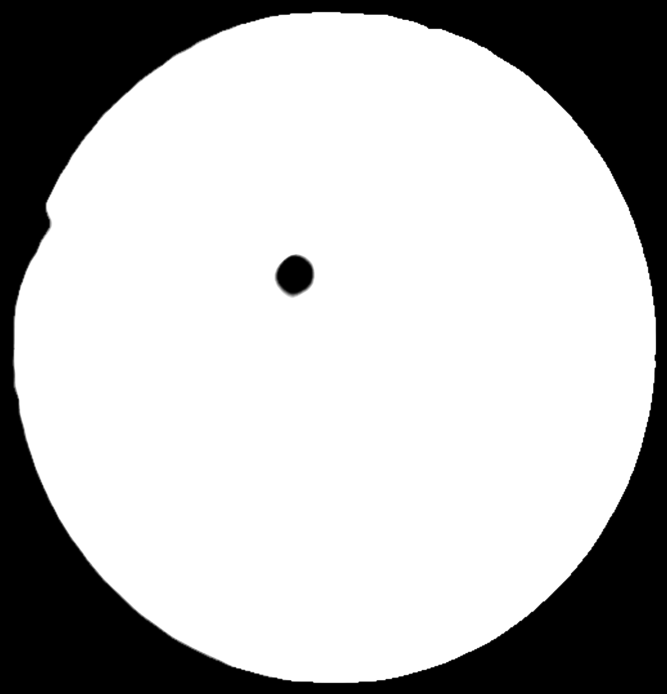
#> input picture Data/20200221_133005_381.ply.png, 2000 x 2081 px, found by its file name (shown at 1/3 size)
$ python Contouredge.py   (older library calls are emulated)
#> lines starting #> are read from the running program, lines starting #| are printed output that depends on the picture; after the words box and inside, x2 and y2 are one past the last pixel; in counts of white or black regions, pixels touching at a corner belong together
import cv2
import numpy as np

image = cv2.imread(r'D:\Work\INEA_EdgeChips\Data\20200221_133005_381.ply.png')
#> image is the input picture: shape (2081, 2000, 3); min 0, max 255, mean 186
image = cv2.resize(image, (500, 500))
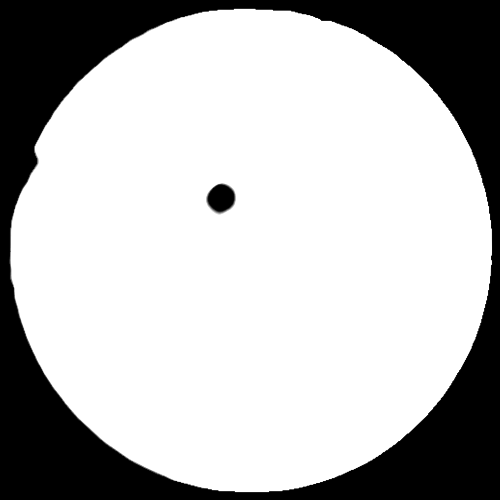
#> image: shape (500, 500, 3); min 0, max 255, mean 186
cv2.waitKey(0)

# Grayscale
gray = cv2.cvtColor(image, cv2.COLOR_BGR2GRAY)

# Find Canny edges
edged = cv2.Canny(gray, 30, 200)
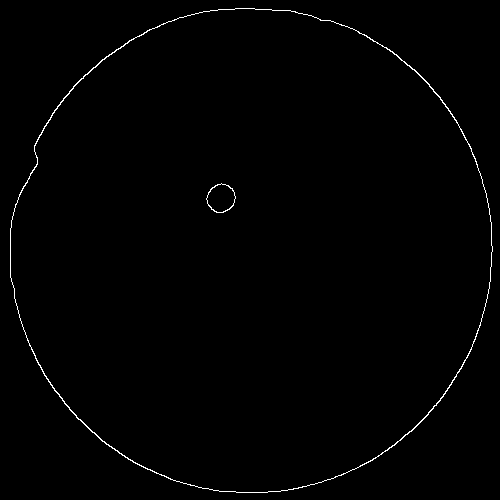
#> edged: shape (500, 500); 0.76% white in thin lines or dots
cv2.waitKey(0)

# Finding Contours
# Use a copy of the image e.g. edged.copy()
# since findContours alters the image
ab, contours, hierarchy = cv2.findContours(edged, cv2.RETR_EXTERNAL, cv2.CHAIN_APPROX_NONE)
#> contours = 1 contour; box (x1, y1, x2, y2) and area: (10, 8, 493, 493) 183168

cv2.imshow('Canny Edges After Contouring', edged)
cv2.waitKey(0)

print("Number of Contours found = " + str(len(contours)))
#| Number of Contours found = 1

# Draw all contours
# -1 signifies drawing all contours
cv2.drawContours(image, contours, -1, (0, 255, 0), 3)
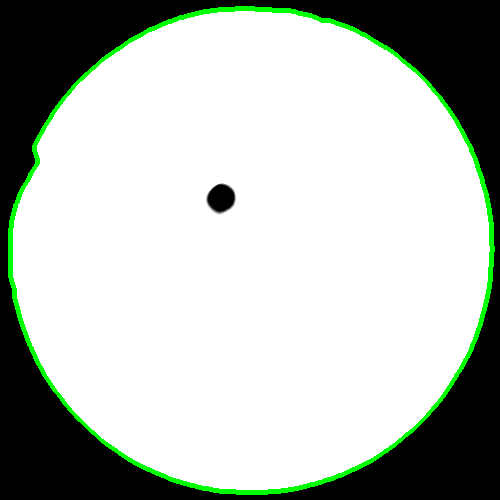
#> image: shape (500, 500, 3); 2.74% of pixels changed, all inside (x1, y1, x2, y2) = (8, 6, 495, 495)

cv2.imshow('Contours', image)
cv2.waitKey(0)
cv2.destroyAllWindows()
